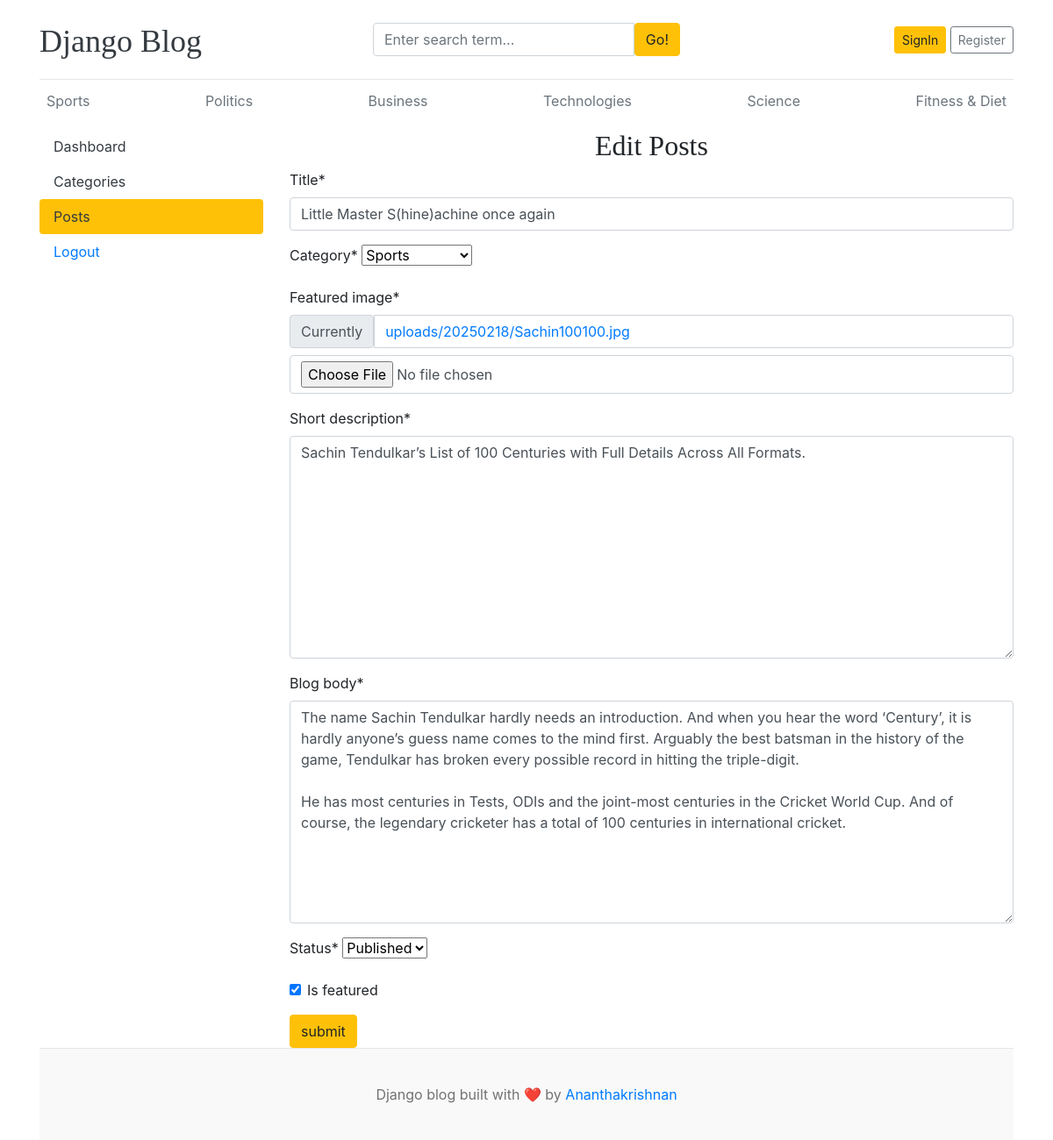
Screenshot of /dashboard/posts/edit/2/ with the database file from the repository.
### blogs/models.py (models this page shows, shortened)
class Category(models.Model):
    category_name=models.CharField(max_length=50,unique=True)
    created_at=models.DateTimeField(auto_now_add=True)
    updated_at=models.DateTimeField(auto_now=True)
    class Meta:
        verbose_name_plural="categories"
    def __str__(self):
        return self.category_name

class Blog(models.Model):
    title=models.CharField(max_length=100)
    slug=models.SlugField(max_length=150,unique=True)
    category=models.ForeignKey(Category,on_delete=models.CASCADE)
    author=models.ForeignKey(User,on_delete=models.CASCADE)
    featured_image=models.ImageField(upload_to='uploads/%Y%m%d')
    short_description=models.TextField(max_length=500)
    blog_body=models.TextField(max_length=500)
    status=models.CharField(max_length=20,choices=STATUS_CHOICES,default="Draft")
    is_featured=models.BooleanField(default=False)
    created_at=models.DateTimeField(auto_now_add=True)
    updated_at=models.DateTimeField(auto_now=True)

### dashboards/views.py (the view, shortened to what this page needs)
# urls.py: path('posts/edit/<int:pk>/',views.edit_posts,name="edit_posts"),
def edit_posts(request,pk):
    posts=get_object_or_404(Blog,pk=pk)
    form=BlogForm(instance=posts)
    context={
        "form":form,
        "post":posts,
    }
    return render(request,"dashboard/edit_posts.html",context)

### dashboards/forms.py
class BlogForm(forms.ModelForm):
    class Meta:
        model=Blog
        fields=('title','category','featured_image','short_description','blog_body','status','is_featured',)

### blogs/context_processors.py (called while the page is built)
def get_categories(request):
    categories=Category.objects.all()
    return dict(categories=categories)

def get_sociallinks(request):
    sociallinks=SocialLink.objects.all()
    return dict(sociallinks=sociallinks)

### templates/dashboard/edit_posts.html (shortened to what this page needs)
{% extends "base.html" %}
{% block content%}
{% load crispy_forms_tags %}
<div class="row">
    {% include "dashboard/sidebar.html" %}
   <div class="col-md-9">
    <h2 class="text-center">Edit Posts</h2>
    <form action="{% url 'edit_posts' post.id%}" method="POST" enctype="multipart/form-data" >
        {{form|crispy}}
        <button type="submit" class="btn btn-warning">submit</button>
    </form>
   </div>
</div>
{% endblock%}

### templates/base.html (shortened to what this page needs)
{% load static %}
<!DOCTYPE html>
<html lang="en">
<head>
    <link href="https://getbootstrap.com/docs/4.0/dist/css/bootstrap.min.css" rel="stylesheet">
    <link href="{% static 'css/blog.css' %}" rel="stylesheet">
    <link rel="stylesheet" href="https://cdnjs.cloudflare.com/ajax/libs/font-awesome/4.7.0/css/font-awesome.min.css">
</head>
<body>
    <div class="container">
        <header class="blog-header py-3">
            <div class="row flex-nowrap justify-content-between align-items-center">
                <div class="col-4 pt-1">
                    <a class="blog-header-logo text-dark" href="/">Django Blog</a>
                </div>
                <div class="col-4">
                    <form action="{% url 'search' %}" method="GET">
                        <div class="input-group">
                            <input class="form-control" type="text" name="keyword" value="{{keyword}}" placeholder="Enter search term..." aria-label="Enter search term..." aria-describedby="button-search" />
                            <button  type="submit" class="btn btn-warning" id="button-search" type="button">Go!</button>
                        </div>
                    </form>
                </div>
                <div class="col-4 d-flex justify-content-end align-items-center">
                    {% if not user.is_authenticated %}
                    <a class="btn btn-sm btn-warning" href="{% url 'login' %}">SignIn</a> &nbsp;
                    <a class="btn btn-sm btn-outline-secondary" href="{% url 'register'%}">Register</a>
                    {% else %}
                    <span><a href="{% url 'dashboard'%}">Dashboard</a></span>
                    &emsp;
                    <span><a href="{% url 'logout' %}">Logout</a></span>
                    {% endif %}
                </div>
            </div>
        </header>
        <div class="nav-scroller py-1 mb-2">
            <nav class="nav d-flex justify-content-between">
                {% for cat in categories %}
                    <a class="p-2 text-muted" href="{% url 'post_by_category' cat.id%}">{{ cat.category_name }}</a>
                {% endfor %}
            </nav>
        </div>
{% block content%}
{% endblock %}
<footer class="blog-footer">
    <p>Django blog built with ❤️ by <a href="#">Ananthakrishnan</a></p>
</footer>
</body>
</html>

### static/css/blog.css (style rules this page uses)
.blog-header { border-bottom: 1px solid #e5e5e5; }
.blog-header-logo { font-family: "Playfair Display", Georgia, "Times New Roman", serif; font-size: 2.25rem; }
h1, h2, h3, h4, h5, h6 { font-family: "Playfair Display", Georgia, "Times New Roman", serif; }
.blog-footer { padding: 2.5rem 0; color: #727272; text-align: center; background-color: #f9f9f9; border-top: .05rem solid #e5e5e5; }
.blog-footer p:last-child { margin-bottom: 0; }

### rows the page displays
Category: category_name "Sports"
Category: category_name "Politics"
Category: category_name "Business"
Category: category_name "Technologies"
Category: category_name "Science"
Category: category_name "Fitness & Diet"
Blog: title "Little Master S(hine)achine once again", category "Sports", short_description "Sachin Tendulkar’s List of 100 Centuries with Full Details Across All Formats.", blog_body "The name Sachin Tendulkar hardly needs an introduction. And when you hear the word ‘Century’, it is hardly anyone’s guess name comes to the mind first. Arguably the best batsman in the history of the game, Tendulkar has broken every possible record in hitting the triple-digit. He has most centuries in Tests, ODIs and the joint-most centuries in the Cricket World Cup. And of course, the legendary cricketer has a total of 100 centuries in international cricket.", status "Published", is_featured "☑"
